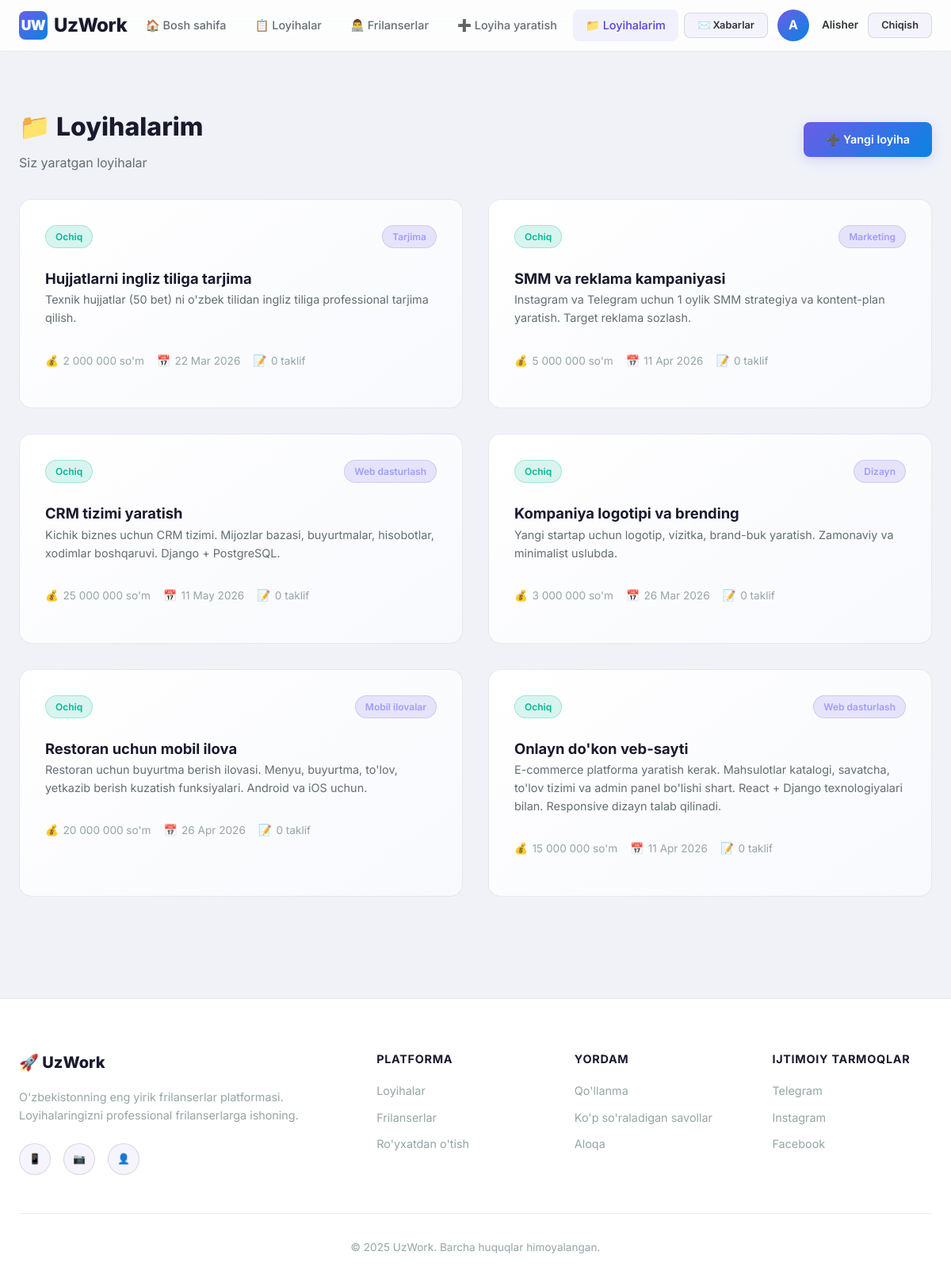
The app's page /projects/my/ (signed in) with its own data.
### accounts/models.py (models this page shows, shortened)
class User(AbstractUser):
    ROLE_CHOICES = (
        ('client', 'Buyurtmachi'),
        ('freelancer', 'Frilanser'),
        ('admin', 'Administrator'),
    )
    role = models.CharField(max_length=20, choices=ROLE_CHOICES, default='client', verbose_name="Rol")
    phone = models.CharField(max_length=20, blank=True, verbose_name="Telefon raqam")
    avatar = models.ImageField(upload_to='avatars/', blank=True, null=True, verbose_name="Profil rasmi")
    bio = models.TextField(blank=True, verbose_name="O'zi haqida")
    skills = models.CharField(max_length=500, blank=True, verbose_name="Ko'nikmalar",
                              help_text="Vergul bilan ajrating: masalan, Python, Django, JavaScript")
    location = models.CharField(max_length=100, blank=True, verbose_name="Joylashuv")
    portfolio_url = models.URLField(blank=True, verbose_name="Portfolio havolasi")
    date_joined_display = models.DateTimeField(auto_now_add=True, verbose_name="Ro'yxatdan o'tgan sana")
    class Meta:
        verbose_name = "Foydalanuvchi"
        verbose_name_plural = "Foydalanuvchilar"
    @property
    def is_client(self):
        return self.role == 'client'
    @property
    def is_admin_user(self):
        return self.role == 'admin' or self.is_superuser

### projects/models.py (models this page shows, shortened)
class Project(models.Model):
    STATUS_CHOICES = (
        ('open', 'Ochiq'),
        ('in_progress', 'Jarayonda'),
        ('completed', 'Yakunlangan'),
        ('cancelled', 'Bekor qilingan'),
    )
    title = models.CharField(max_length=200, verbose_name="Loyiha nomi")
    description = models.TextField(verbose_name="Tavsif")
    client = models.ForeignKey(
        settings.AUTH_USER_MODEL, on_delete=models.CASCADE,
        related_name='client_projects', verbose_name="Buyurtmachi"
    )
    category = models.ForeignKey(
        Category, on_delete=models.SET_NULL, null=True, blank=True,
        related_name='projects', verbose_name="Kategoriya"
    )
    budget = models.DecimalField(max_digits=12, decimal_places=0, verbose_name="Byudjet (so'm)")
    deadline = models.DateField(verbose_name="Muddat")
    status = models.CharField(max_length=20, choices=STATUS_CHOICES, default='open', verbose_name="Holat")
    assigned_freelancer = models.ForeignKey(
        settings.AUTH_USER_MODEL, on_delete=models.SET_NULL,
        null=True, blank=True, related_name='assigned_projects',
        verbose_name="Tanlangan frilanser"
    )
    created_at = models.DateTimeField(auto_now_add=True, verbose_name="Yaratilgan sana")
    updated_at = models.DateTimeField(auto_now=True, verbose_name="Yangilangan sana")
    class Meta:
        verbose_name = "Loyiha"
        verbose_name_plural = "Loyihalar"
        ordering = ['-created_at']
    @property
    def proposals_count(self):
        return self.proposals.count()

class Category(models.Model):
    name = models.CharField(max_length=100, verbose_name="Kategoriya nomi")
    slug = models.SlugField(unique=True)
    icon = models.CharField(max_length=50, blank=True, help_text="CSS icon class")
    class Meta:
        verbose_name = "Kategoriya"
        verbose_name_plural = "Kategoriyalar"

### projects/views.py (the view)
# urls.py: path('my/', views.my_projects, name='my_projects'),
@login_required
def my_projects(request):
    if request.user.is_client:
        projects = Project.objects.filter(client=request.user)
    else:
        projects = Project.objects.filter(assigned_freelancer=request.user)
    return render(request, 'projects/my_projects.html', {'projects': projects})

### templates/projects/my_projects.html (shortened to what this page needs)
{% extends 'base.html' %}
{% load humanize %}
{% block content %}
<div class="page-header">
    <div class="container">
        <div class="d-flex justify-between align-center flex-wrap gap-1">
            <div>
                <h1>📁 Loyihalarim</h1>
                <p>{% if user.is_client %}Siz yaratgan loyihalar{% else %}Sizga tayinlangan loyihalar{% endif %}</p>
            </div>
            {% if user.is_client %}
            <a href="{% url 'project_create' %}" class="btn btn-primary">➕ Yangi loyiha</a>
            {% endif %}
        </div>
    </div>
</div>
<div class="container" style="padding-bottom: var(--space-3xl);">
    {% if projects %}
    <div class="grid grid-2">
        {% for project in projects %}
        <a href="{% url 'project_detail' pk=project.pk %}" style="text-decoration:none; color:inherit;">
            <div class="card project-card">
                <div class="card-header">
                    <span class="tag status-{{ project.status }}">{{ project.get_status_display }}</span>
                    {% if project.category %}
                    <span class="tag">{{ project.category.name }}</span>
                    {% endif %}
                </div>
                <h3 class="card-title">{{ project.title }}</h3>
                <p class="project-description">{{ project.description }}</p>
                <div class="project-meta">
                    <span class="meta-item"><span class="icon">💰</span> {{ project.budget|intcomma }} so'm</span>
                    <span class="meta-item"><span class="icon">📅</span> {{ project.deadline|date:"d M Y" }}</span>
                    <span class="meta-item"><span class="icon">📝</span> {{ project.proposals_count }} taklif</span>
                </div>
            </div>
        </a>
        {% endfor %}
    </div>
    {% endif %}
</div>
{% endblock %}

### templates/base.html (shortened to what this page needs)
{% load static %}
<!DOCTYPE html>
<html lang="uz">
<head>
    <link rel="stylesheet" href="{% static 'css/style.css' %}">
</head>
<body>
    <nav class="navbar" id="navbar">
        <div class="container">
            <a href="{% url 'home' %}" class="navbar-brand">
                <div class="logo-icon">UW</div>
                UzWork
            </a>
            <ul class="navbar-nav" id="navMenu">
                <li><a href="{% url 'home' %}" {% if request.resolver_match.url_name == 'home' %}class="active"{% endif %}>🏠 Bosh sahifa</a></li>
                <li><a href="{% url 'project_list' %}" {% if request.resolver_match.url_name == 'project_list' %}class="active"{% endif %}>📋 Loyihalar</a></li>
                <li><a href="{% url 'freelancers' %}" {% if request.resolver_match.url_name == 'freelancers' %}class="active"{% endif %}>👨‍💻 Frilanserlar</a></li>
                {% if user.is_authenticated %}
                    {% if user.is_client %}
                    <li><a href="{% url 'project_create' %}">➕ Loyiha yaratish</a></li>
                    {% endif %}
                    <li><a href="{% url 'my_projects' %}" {% if request.resolver_match.url_name == 'my_projects' %}class="active"{% endif %}>📁 Loyihalarim</a></li>
                {% endif %}
            </ul>
            <div class="navbar-actions">
                {% if user.is_authenticated %}
                    <a href="{% url 'inbox' %}" class="btn btn-secondary btn-sm nav-badge" title="Xabarlar">
                        ✉️ Xabarlar
                    </a>
                    <a href="{% url 'profile' username=user.username %}" class="d-flex align-center gap-1" style="color: var(--text-primary);">
                        {% if user.avatar %}
                            <img src="{{ user.avatar.url }}" class="avatar avatar-sm" alt="{{ user.username }}">
                        {% else %}
                            <div class="avatar-placeholder avatar-sm">{{ user.first_name|first|default:user.username|first }}</div>
                        {% endif %}
                        <span style="font-weight:600; font-size:0.85rem;">{{ user.first_name|default:user.username }}</span>
                    </a>
                    <a href="{% url 'logout' %}" class="btn btn-secondary btn-sm">Chiqish</a>
                {% else %}
                    <a href="{% url 'login' %}" class="btn btn-secondary btn-sm">Kirish</a>
                    <a href="{% url 'register' %}" class="btn btn-primary btn-sm">Ro'yxatdan o'tish</a>
                {% endif %}
            </div>
        </div>
    </nav>
    <main>
        {% block content %}{% endblock %}
    </main>
    <footer class="footer">
        <div class="container">
            <div class="footer-grid">
                <div>
                    <div class="footer-brand">🚀 UzWork</div>
                    <p class="footer-desc">
                        O'zbekistonning eng yirik frilanserlar platformasi.
                        Loyihalaringizni professional frilanserlarga ishoning.
                    </p>
                    <div style="display:flex; gap:var(--space-md); margin-top:var(--space-lg);">
                        <a href="#" class="btn btn-secondary btn-sm" style="border-radius:50%; width:40px; height:40px; padding:0;">📱</a>
                        <a href="#" class="btn btn-secondary btn-sm" style="border-radius:50%; width:40px; height:40px; padding:0;">📷</a>
                        <a href="#" class="btn btn-secondary btn-sm" style="border-radius:50%; width:40px; height:40px; padding:0;">👤</a>
                    </div>
                </div>
                <div>
                    <h4>Platforma</h4>
                    <ul class="footer-links">
                        <li><a href="{% url 'project_list' %}">Loyihalar</a></li>
                        <li><a href="{% url 'freelancers' %}">Frilanserlar</a></li>
                        <li><a href="{% url 'register' %}">Ro'yxatdan o'tish</a></li>
                    </ul>
                </div>
                <div>
                    <h4>Yordam</h4>
                    <ul class="footer-links">
                        <li><a href="#">Qo'llanma</a></li>
                        <li><a href="#">Ko'p so'raladigan savollar</a></li>
                        <li><a href="#">Aloqa</a></li>
                    </ul>
                </div>
                <div>
                    <h4>Ijtimoiy tarmoqlar</h4>
                    <ul class="footer-links">
                        <li><a href="#">Telegram</a></li>
                        <li><a href="#">Instagram</a></li>
                        <li><a href="#">Facebook</a></li>
                    </ul>
                </div>
            </div>
            <div class="footer-bottom">
                <p>© 2025 UzWork. Barcha huquqlar himoyalangan.</p>
            </div>
        </div>
    </footer>
</body>
</html>

### records on screen
User: first_name|first "A", first_name "Alisher"
Project: status "Ochiq", category.name "Tarjima", title "Hujjatlarni ingliz tiliga tarjima", description "Texnik hujjatlar (50 bet) ni o'zbek tilidan ingliz tiliga professional tarjima qilish.", budget "2 000 000", deadline "22 Mar 2026", proposals_count "0"
Project: status "Ochiq", category.name "Marketing", title "SMM va reklama kampaniyasi", description "Instagram va Telegram uchun 1 oylik SMM strategiya va kontent-plan yaratish. Target reklama sozlash.", budget "5 000 000", deadline "11 Apr 2026", proposals_count "0"
Project: status "Ochiq", category.name "Web dasturlash", title "CRM tizimi yaratish", description "Kichik biznes uchun CRM tizimi. Mijozlar bazasi, buyurtmalar, hisobotlar, xodimlar boshqaruvi. Django + PostgreSQL.", budget "25 000 000", deadline "11 May 2026", proposals_count "0"
Project: status "Ochiq", category.name "Dizayn", title "Kompaniya logotipi va brending", description "Yangi startap uchun logotip, vizitka, brand-buk yaratish. Zamonaviy va minimalist uslubda.", budget "3 000 000", deadline "26 Mar 2026", proposals_count "0"
Project: status "Ochiq", category.name "Mobil ilovalar", title "Restoran uchun mobil ilova", description "Restoran uchun buyurtma berish ilovasi. Menyu, buyurtma, to'lov, yetkazib berish kuzatish funksiyalari. Android va iOS uchun.", budget "20 000 000", deadline "26 Apr 2026", proposals_count "0"
Project: status "Ochiq", category.name "Web dasturlash", title "Onlayn do'kon veb-sayti", description "E-commerce platforma yaratish kerak. Mahsulotlar katalogi, savatcha, to'lov tizimi va admin panel bo'lishi shart. React + Django texnologiyalari bilan. Responsive dizayn talab qilinadi.", budget "15 000 000", deadline "11 Apr 2026", proposals_count "0"
